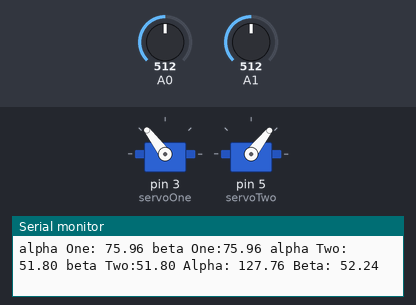
Simulated run of this sketch. Board: Arduino Uno, built with avr-gcc and run on an emulated ATmega328P. On the bench: 2 × servo, the last lines printed to the serial monitor. Inputs (shaded band) come from the test bench; at power-on: A0 = 512, A1 = 512.

Above: at 1.2 s.
1.3 s: A0 set to 312
4.3 s: A0 set to 286
At 5.28 s:
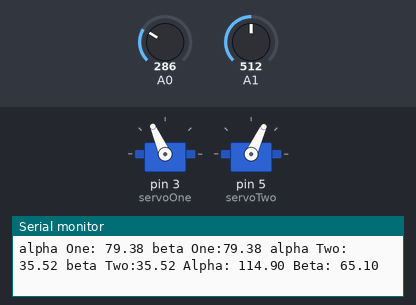
At 6.5 s:
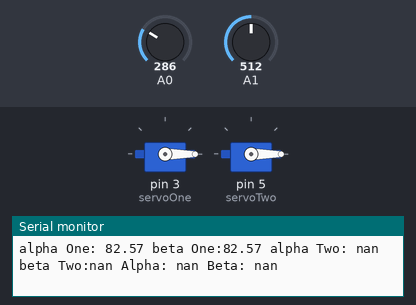
7.3 s: A1 set to 315
10.3 s: A1 set to 291
Timing chart, 0 to 13.3 s (numbered marks = the images above; inputs shaded):
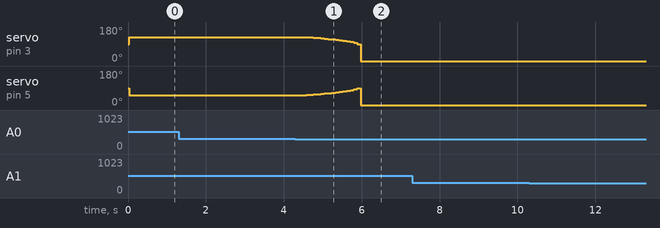

Measured:
- the behaviour switches between 300 and 299 on A0 (found by bisection; images 0 and 1)
- after the input at 4.3 s, servo on pin 3 (servoOne): moves from 127° to 0° over 1.4 s, starting after 0.27 s; servo on pin 5 (servoTwo): rises from 52° to 89° in 1.3 s, then falls to 0° in 0.09 s

The sketch:

CH_Six_Sketch_Three.ino
```cpp
#include "Servo.h"
Servo servoOne;
Servo servoTwo;
double x = 30.0;
double y = 120.0;
double linkOne = 100.0;
double linkTwo = 100.0;
double alphaOne;
double alphaTwo;
double alphaFinal;
double betaOne;
double betaTwo;
double betaFinal;
double c;
double d = 60.0;
double e;
int xval;
int yval;


void setup() {
  Serial.begin(9600);
  servoOne.attach(3);
  servoTwo.attach(5);
}

void loop(){
  yval = analogRead(A0);
  xval = analogRead(A1);
  c = sqrt((x*x)+(y*y));
  e = sqrt(((d-x)*(d-x))+(y*y));
  alphaOne = atan(y/x) * (180/PI);
  alphaTwo = acos(((linkTwo*linkTwo)-(c*c)-(linkOne*linkOne))
             /(-2*linkOne*c)) * (180/PI);
  betaOne = atan(y/(d-x)) * (180/PI);
  betaTwo = acos(((linkTwo*linkTwo)-(e*e)-(linkOne*linkOne))
            /(-2*linkOne*e)) * (180/PI);
  if(x < 0){
      alphaFinal = 180 + ((alphaOne) + (alphaTwo));
      betaFinal = 180 - ((betaOne) + (betaTwo));
    }
  else if(x > d){
      alphaFinal = ((alphaOne) + (alphaTwo));
      betaFinal = -1 * ((betaOne) + (betaTwo));
    }
  else{
      alphaFinal = ((alphaOne) + (alphaTwo));
      betaFinal = 180 - ((betaOne) + (betaTwo));
    }

  Serial.print("alpha One: ");
  Serial.print(alphaOne);
  Serial.print(" beta One:");
  Serial.print(betaOne);
  Serial.print(" alpha Two: ");
  Serial.print(alphaTwo);
  Serial.print(" beta Two:");
  Serial.print(betaTwo);
  Serial.print(" Alpha: ");
  Serial.print(alphaFinal);
  Serial.print(" Beta: ");
  Serial.println(betaFinal);
  servoOne.write(alphaFinal);
  servoTwo.write(betaFinal);

  if(xval > 800){
    x-=5;
  }
  if(xval < 300){
    x+=5;
  }
  if(yval > 800){
    y-=5;
  }
  if(yval < 300){
    y+=5;
  }
}
```
